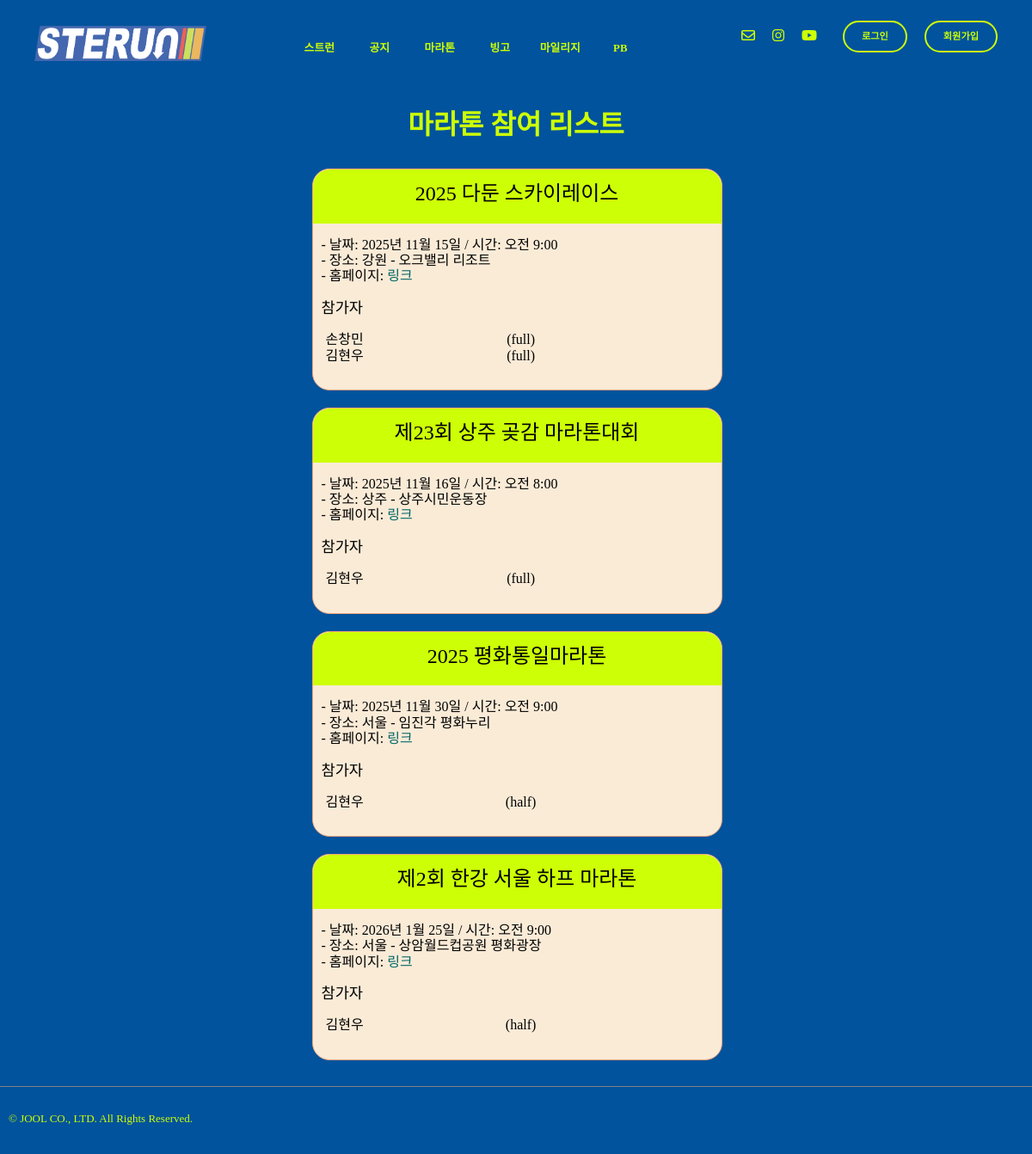
The app's page /marathon/ with its own data.
### marathon/models.py (models this page shows, shortened)
class MarathonEvent(models.Model):
    marathon_id = models.AutoField(primary_key=True)
    title = models.CharField(max_length=100, blank=False, null=False)
    date = models.DateField()
    time = models.TimeField()
    location_city = models.CharField(max_length=50)
    location_cource = models.CharField(max_length=50)
    url = models.URLField()

class MarathonReg(models.Model):
    regis_id = models.AutoField(primary_key=True)
    marathon = models.ForeignKey(MarathonEvent, on_delete=models.CASCADE)
    distance = models.CharField(max_length=10, blank=False, null=False)
    user = models.ForeignKey(settings.AUTH_USER_MODEL, on_delete=models.CASCADE)

### marathon/views.py (the view)
# urls.py: path("", views.marathon_list, name="marathon_list"),
def marathon_list(request):
    events = MarathonEvent.objects.prefetch_related(
        'marathonreg_set__user'   # 역참조 + user까지 미리 가져오기
    )
    context = {
        'events': events,
    }
    return render(request, 'marathon/marathon.html', context)

### templates/marathon/marathon.html (shortened to what this page needs)
{% extends "base.html" %}
{% load static %}
{% block content %}
  <div class="article-top-space"></div>
  <div class="marathon-page">
    <div class="marathon-list">
      <p class="page-title">마라톤 참여 리스트</p>
      {% for event in events %}
        <div class="card-1">
          <div class="marathon-title">{{ event.title }}</div>
          <p class="marathon-desc">
            - 날짜:
            {{ event.date }}
            / 시간:
            {{ event.time }}<br>
            - 장소:
            {{ event.location_city }}
            -
            {{ event.location_cource }}<br>
            - 홈페이지:
            <a href="{{ event.url }}" target="_blank" class="text-aqua">
              링크</a>
          </p>
          <h3 class="text-black">참가자</h3>
          {% for reg in event.marathonreg_set.all %}
            <div class="marathon-parti flex-row">
              <div class="flex-row-item indent-5">{{ reg.user.last_name }}{{ reg.user.first_name }}</div>
              <div class="flex-row-item">({{ reg.distance }})</div>
              {% if reg.user.username == request.user.username %}
                <div class="del-parti-btn">
                  <form method="post" action="{% url 'marathon:del_parti' reg.regis_id %}" style="display:inline;">
                    {% csrf_token %}
                    <button type="submit" class="del-btn-border">
                      삭제
                    </button>
                  </form>
                </div>
              {% else %}
                <div class="del-parti-btn"></div>
              {% endif %}
            </div>
            {% empty %}
            <p class="empty-parti">아직 참가자가 없습니다.</p>
          {% endfor %}
          {% if user.is_authenticated %}
            <div class="parti-sec">
              <div class="text-black">참가자 등록하기</div>
              <form method="post" action="{% url 'marathon:parti_me' event.marathon_id %}" class="marathon-form">
                {% csrf_token %}
                <select name="distance" class="dist-filter">
                  <option value="full">Full</option>
                  <option value="half">Half</option>
                  <option value="10km">10Km</option>
                  <option value="5km">5Km</option>
                </select>
                <button type="submit" class="marathon-btn">등록</button>
              </form>
            </div>
          {% else %}
            <div class="space-h30"></div>
          {% endif %}
        </div>
      {% endfor %}
    </div>
  </div>
{% endblock content %}

### static/css/joolmag.css (style rules this page uses)
:root { --j-pink: #eea47f; --blue: #1e90ff; --white: #ffffff; --black: black; --jblue: #00539c; --jlightgreen: #cdff06; --kakaoyellow: #f7e600; --jdeepblue: #013563; }
* { font-family: "Escoredream"; font-weight: 300; }
a { text-decoration-line: none; color: var(--text-color); }
html { overflow-y: scroll; }
.space-h30 { height: 30px; }
.indent-5 { padding-left: 15px; }
.page-title { text-align: center; font-weight: 900; color: var(--jlightgreen); font-size: 2rem; }
.text-aqua { color: rgb(0, 102, 102); }
.text-black { font-size: 1.1rem; padding: 0 10px 0 10px; color: var(--black); }
.marathon-page { display: flex; justify-content: center; }
.marathon-list { max-width: 1000px; width: 500px; }
.marathon-title { padding: 15px 10px 20px 10px; background-color: var(--jlightgreen); border-radius: 20px 20px 0 0; text-align: center; color: var(--black); font-size: 1.5rem; }
.marathon-parti { font-size: 1rem; color: var(--black); width: 80px; }
.marathon-desc { padding: 0 10px 0 10px; font-size: 1rem; color: var(--black); }
.del-parti-btn { width: 50px; }
.card-1 { width: 95%; margin-left: 2.5%; border: solid 1px var(--j-pink); background-color: antiquewhite; border-radius: 20px; margin-bottom: 20px; }
.flex-row { display: flex; width: 100%; }
.flex-row-item { font-size: 1rem; flex-grow: 1; color: var(--black); }
.mainbg { background-color: var(--jblue); margin: 0; padding: 0; overflow-y: auto; overflow-x: auto; }

### static/css/article.css (style rules this page uses)
:root { --j-pink: #eea47f; --blue: #1e90ff; --white: #ffffff; --black: black; --jblue: #00539c; --jlightgreen: #cdff06; --kakaoyellow: #f7e600; --jdeepblue: #013563; }
* { font-family: "Escoredream"; font-weight: 300; }
html { overflow-y: scroll; }
.mainbg { background-color: var(--jblue); margin: 0; padding: 0; overflow-y: auto; overflow-x: auto; }
.article-top-space { height: 20px; background-color: var(--jblue); }

### records on screen
MarathonEvent: title "2025 다둔 스카이레이스", date "2025년 11월 15일", time "오전 9:00", location_city "강원", location_cource "오크밸리 리조트"
MarathonReg: user.last_name "손", user.first_name "창민", distance "full"
MarathonReg: user.last_name "김", user.first_name "현우", distance "full"
MarathonEvent: title "제23회 상주 곶감 마라톤대회", date "2025년 11월 16일", time "오전 8:00", location_city "상주", location_cource "상주시민운동장"
MarathonReg: user.last_name "김", user.first_name "현우", distance "full"
MarathonEvent: title "2025 평화통일마라톤", date "2025년 11월 30일", time "오전 9:00", location_city "서울", location_cource "임진각 평화누리"
MarathonReg: user.last_name "김", user.first_name "현우", distance "half"
MarathonEvent: title "제2회 한강 서울 하프 마라톤", date "2026년 1월 25일", time "오전 9:00", location_city "서울", location_cource "상암월드컵공원 평화광장"
MarathonReg: user.last_name "김", user.first_name "현우", distance "half"
